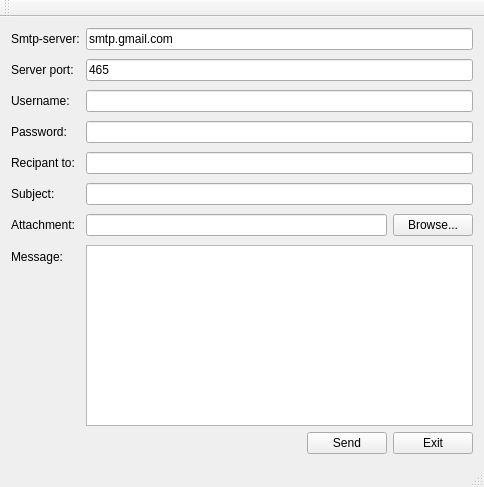
<?xml version="1.0" encoding="UTF-8"?>
<ui version="4.0">
 <class>MainWindow</class>
 <widget class="QMainWindow" name="MainWindow">
  <property name="geometry">
   <rect>
    <x>0</x>
    <y>0</y>
    <width>484</width>
    <height>487</height>
   </rect>
  </property>
  <property name="windowTitle">
   <string>SMTP Example</string>
  </property>
  <widget class="QWidget" name="centralWidget">
   <layout class="QVBoxLayout" name="verticalLayout">
    <item>
     <layout class="QFormLayout" name="formLayout">
      <property name="fieldGrowthPolicy">
       <enum>QFormLayout::ExpandingFieldsGrow</enum>
      </property>
      <property name="rowWrapPolicy">
       <enum>QFormLayout::WrapLongRows</enum>
      </property>
      <property name="verticalSpacing">
       <number>9</number>
      </property>
      <item row="0" column="0">
       <widget class="QLabel" name="label">
        <property name="text">
         <string>Smtp-server:</string>
        </property>
       </widget>
      </item>
      <item row="0" column="1">
       <widget class="QLineEdit" name="server">
        <property name="text">
         <string>smtp.gmail.com</string>
        </property>
       </widget>
      </item>
      <item row="1" column="0">
       <widget class="QLabel" name="label_2">
        <property name="text">
         <string>Server port:</string>
        </property>
       </widget>
      </item>
      <item row="1" column="1">
       <widget class="QLineEdit" name="port">
        <property name="text">
         <string>465</string>
        </property>
       </widget>
      </item>
      <item row="2" column="0">
       <widget class="QLabel" name="label_3">
        <property name="text">
         <string>Username:</string>
        </property>
       </widget>
      </item>
      <item row="2" column="1">
       <widget class="QLineEdit" name="uname"/>
      </item>
      <item row="3" column="0">
       <widget class="QLabel" name="label_4">
        <property name="text">
         <string>Password:</string>
        </property>
       </widget>
      </item>
      <item row="3" column="1">
       <widget class="QLineEdit" name="paswd">
        <property name="inputMask">
         <string/>
        </property>
        <property name="echoMode">
         <enum>QLineEdit::Password</enum>
        </property>
       </widget>
      </item>
      <item row="4" column="0">
       <widget class="QLabel" name="label_5">
        <property name="text">
         <string>Recipant to:</string>
        </property>
       </widget>
      </item>
      <item row="4" column="1">
       <widget class="QLineEdit" name="rcpt"/>
      </item>
      <item row="5" column="0">
       <widget class="QLabel" name="label_6">
        <property name="text">
         <string>Subject:</string>
        </property>
       </widget>
      </item>
      <item row="5" column="1">
       <widget class="QLineEdit" name="subject"/>
      </item>
      <item row="6" column="0">
       <widget class="QLabel" name="label_8">
        <property name="text">
         <string>Attachment:</string>
        </property>
       </widget>
      </item>
      <item row="7" column="0">
       <widget class="QLabel" name="label_7">
        <property name="text">
         <string>Message:</string>
        </property>
       </widget>
      </item>
      <item row="7" column="1">
       <widget class="QPlainTextEdit" name="msg"/>
      </item>
      <item row="6" column="1">
       <layout class="QHBoxLayout" name="horizontalLayout_3">
        <item>
         <widget class="QLineEdit" name="file">
          <property name="readOnly">
           <bool>true</bool>
          </property>
         </widget>
        </item>
        <item>
         <widget class="QPushButton" name="browseBtn">
          <property name="text">
           <string>Browse...</string>
          </property>
         </widget>
        </item>
       </layout>
      </item>
     </layout>
    </item>
    <item>
     <layout class="QHBoxLayout" name="horizontalLayout">
      <item>
       <spacer name="horizontalSpacer">
        <property name="orientation">
         <enum>Qt::Horizontal</enum>
        </property>
        <property name="sizeHint" stdset="0">
         <size>
          <width>40</width>
          <height>20</height>
         </size>
        </property>
       </spacer>
      </item>
      <item>
       <widget class="QPushButton" name="sendBtn">
        <property name="text">
         <string>Send</string>
        </property>
       </widget>
      </item>
      <item>
       <widget class="QPushButton" name="exitBtn">
        <property name="text">
         <string>Exit</string>
        </property>
       </widget>
      </item>
     </layout>
    </item>
   </layout>
  </widget>
  <widget class="QMenuBar" name="menuBar">
   <property name="geometry">
    <rect>
     <x>0</x>
     <y>0</y>
     <width>484</width>
     <height>26</height>
    </rect>
   </property>
  </widget>
  <widget class="QToolBar" name="mainToolBar">
   <attribute name="toolBarArea">
    <enum>TopToolBarArea</enum>
   </attribute>
   <attribute name="toolBarBreak">
    <bool>false</bool>
   </attribute>
  </widget>
  <widget class="QStatusBar" name="statusBar"/>
 </widget>
 <layoutdefault spacing="6" margin="11"/>
 <resources/>
 <connections/>
</ui>
